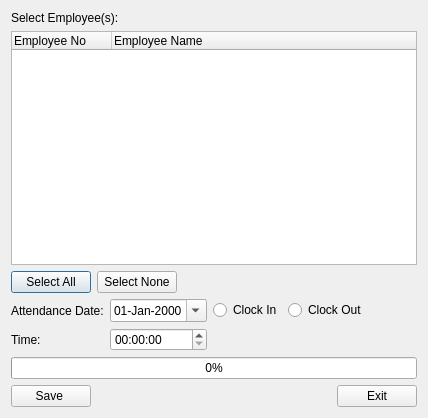
<?xml version="1.0" encoding="UTF-8"?>
<ui version="4.0">
 <class>ManualClockIn</class>
 <widget class="QDialog" name="ManualClockIn">
  <property name="geometry">
   <rect>
    <x>0</x>
    <y>0</y>
    <width>428</width>
    <height>418</height>
   </rect>
  </property>
  <property name="windowTitle">
   <string>Manual Clock In/Out</string>
  </property>
  <layout class="QVBoxLayout" name="verticalLayout">
   <item>
    <widget class="QLabel" name="label">
     <property name="text">
      <string>Select Employee(s):</string>
     </property>
    </widget>
   </item>
   <item>
    <widget class="QTreeWidget" name="lstEmployees">
     <column>
      <property name="text">
       <string>Employee No</string>
      </property>
     </column>
     <column>
      <property name="text">
       <string>Employee Name</string>
      </property>
     </column>
    </widget>
   </item>
   <item>
    <layout class="QHBoxLayout" name="horizontalLayout_2">
     <item>
      <widget class="QPushButton" name="SelectAll">
       <property name="text">
        <string>Select All</string>
       </property>
      </widget>
     </item>
     <item>
      <widget class="QPushButton" name="SelectNone">
       <property name="text">
        <string>Select None</string>
       </property>
      </widget>
     </item>
     <item>
      <spacer name="horizontalSpacer_3">
       <property name="orientation">
        <enum>Qt::Horizontal</enum>
       </property>
       <property name="sizeHint" stdset="0">
        <size>
         <width>40</width>
         <height>20</height>
        </size>
       </property>
      </spacer>
     </item>
    </layout>
   </item>
   <item>
    <layout class="QGridLayout" name="gridLayout">
     <item row="0" column="0">
      <widget class="QLabel" name="label_2">
       <property name="text">
        <string>Attendance Date:</string>
       </property>
      </widget>
     </item>
     <item row="1" column="1">
      <widget class="QTimeEdit" name="dtpTime">
       <property name="calendarPopup">
        <bool>false</bool>
       </property>
      </widget>
     </item>
     <item row="0" column="1">
      <widget class="QDateEdit" name="dtpDate">
       <property name="displayFormat">
        <string>dd-MMM-yyyy</string>
       </property>
       <property name="calendarPopup">
        <bool>true</bool>
       </property>
      </widget>
     </item>
     <item row="0" column="2">
      <widget class="QRadioButton" name="optIn">
       <property name="text">
        <string>Clock In</string>
       </property>
      </widget>
     </item>
     <item row="0" column="3">
      <widget class="QRadioButton" name="optOut">
       <property name="text">
        <string>Clock Out</string>
       </property>
      </widget>
     </item>
     <item row="1" column="0">
      <widget class="QLabel" name="label_3">
       <property name="text">
        <string>Time:</string>
       </property>
      </widget>
     </item>
     <item row="0" column="4">
      <spacer name="horizontalSpacer_2">
       <property name="orientation">
        <enum>Qt::Horizontal</enum>
       </property>
       <property name="sizeHint" stdset="0">
        <size>
         <width>40</width>
         <height>20</height>
        </size>
       </property>
      </spacer>
     </item>
    </layout>
   </item>
   <item>
    <widget class="QProgressBar" name="progressBar">
     <property name="value">
      <number>0</number>
     </property>
    </widget>
   </item>
   <item>
    <layout class="QHBoxLayout" name="horizontalLayout">
     <item>
      <widget class="QPushButton" name="cmdSave">
       <property name="text">
        <string>Save </string>
       </property>
      </widget>
     </item>
     <item>
      <spacer name="horizontalSpacer">
       <property name="orientation">
        <enum>Qt::Horizontal</enum>
       </property>
       <property name="sizeHint" stdset="0">
        <size>
         <width>40</width>
         <height>20</height>
        </size>
       </property>
      </spacer>
     </item>
     <item>
      <widget class="QPushButton" name="cmdExit">
       <property name="text">
        <string>Exit</string>
       </property>
      </widget>
     </item>
    </layout>
   </item>
  </layout>
 </widget>
 <resources/>
 <connections>
  <connection>
   <sender>cmdExit</sender>
   <signal>clicked()</signal>
   <receiver>ManualClockIn</receiver>
   <slot>reject()</slot>
   <hints>
    <hint type="sourcelabel">
     <x>440</x>
     <y>395</y>
    </hint>
    <hint type="destinationlabel">
     <x>400</x>
     <y>403</y>
    </hint>
   </hints>
  </connection>
 </connections>
</ui>
